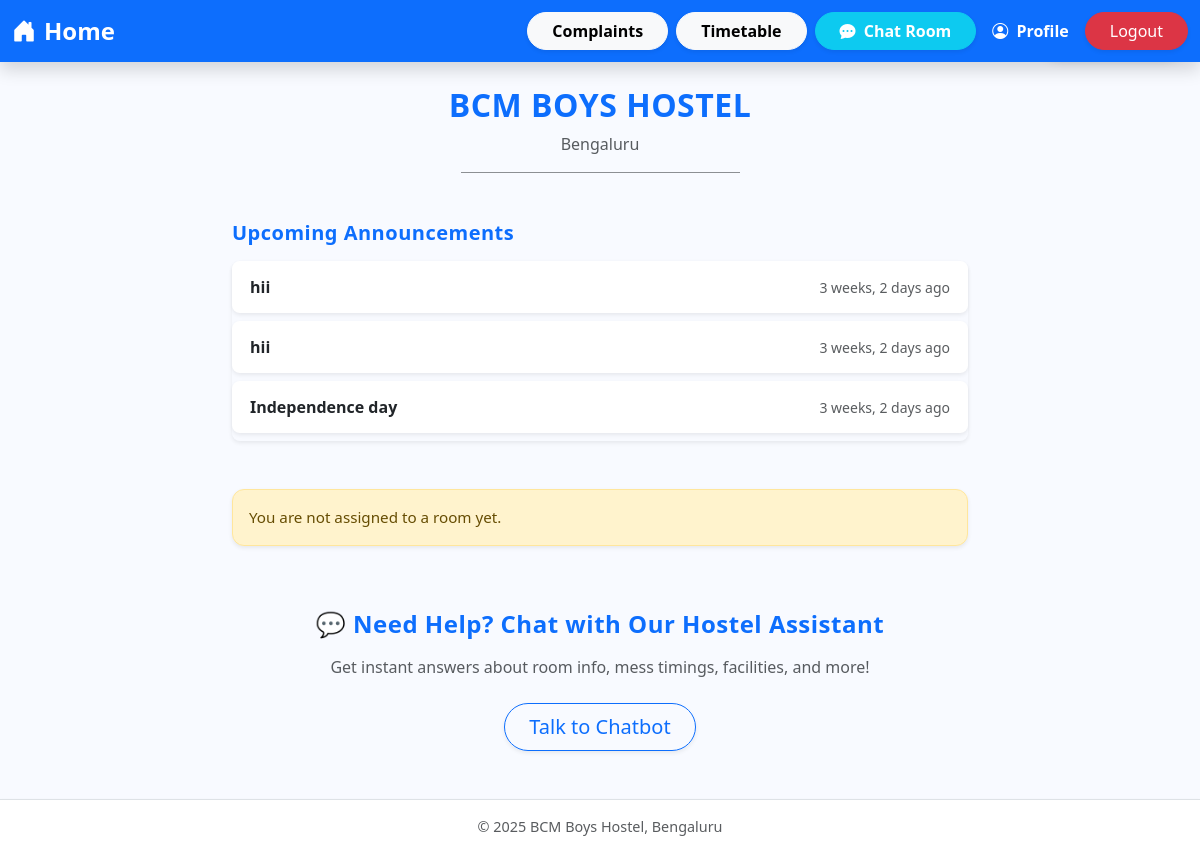
/index (signed in), run on an earlier commit of the app's database.
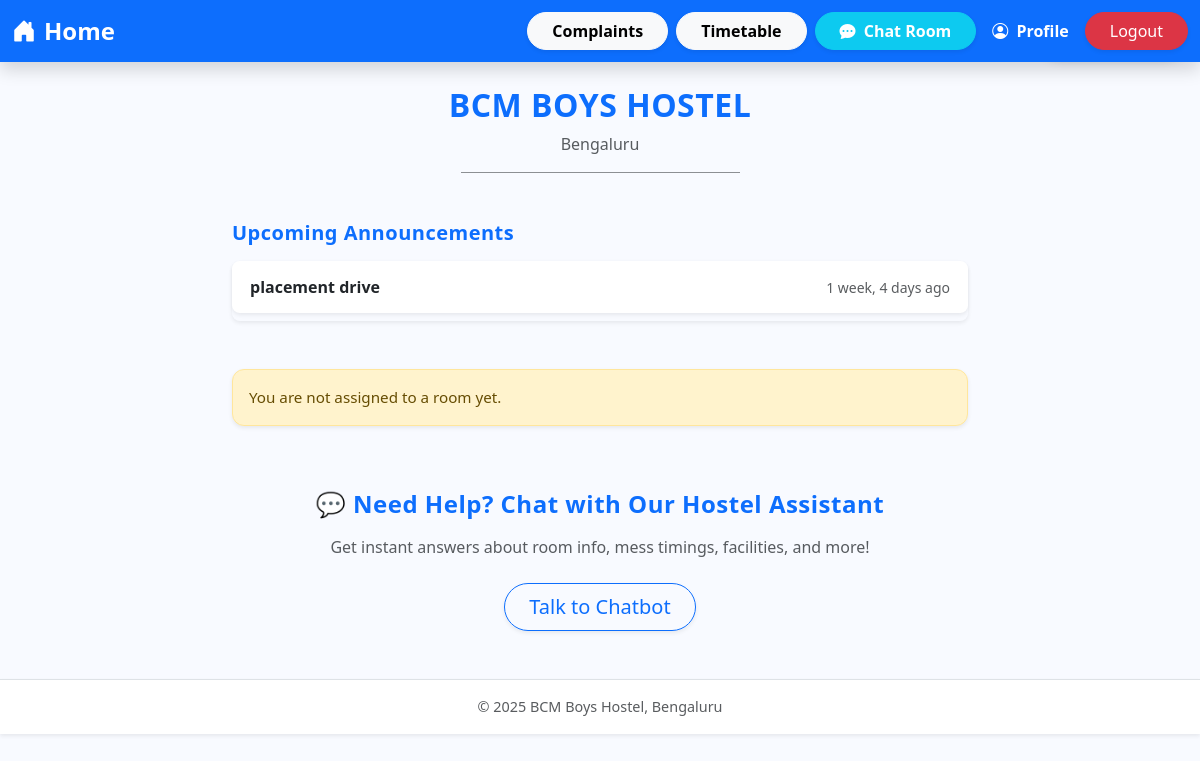
And on a later commit of the database.
### admission/models.py (models this page shows, shortened)
class Announcements(models.Model):
    about = models.CharField(max_length=120)
    body = models.TextField(blank=False, null=True)
    created = models.DateTimeField(auto_now_add=True)
    updated = models.DateTimeField(auto_now=True)
    class Meta:
        ordering = ['-updated', '-created']

### admission/views.py (the view)
# urls.py: path('index',views.index,name='index'),
@login_required
def index(request):
    print("Index view accessed in admission")
    studentcount = Student.objects.count()
    roomcount = Room.objects.count()
    announcements = Announcements.objects.all()[0:3]
    context = {'studentcount':studentcount,'roomcount':roomcount,'announcements':announcements}
    return render(request,'admission/index.html',context)

### admission/templates/admission/index.html (shortened to what this page needs)
{% extends 'base.html' %}
{% load static %}
{% block content %}
<link
  href="https://cdn.jsdelivr.net/npm/bootstrap@5.3.2/dist/css/bootstrap.min.css"
  rel="stylesheet"
/>
<link
  href="https://cdn.jsdelivr.net/npm/aos@2.3.4/dist/aos.css"
  rel="stylesheet"
/>
<div class="container mt-4" data-aos="fade-up" data-aos-duration="800">
  <div class="text-center mb-5">
    <h2 class="fw-bold text-primary">BCM BOYS HOSTEL</h2>
    <p class="text-muted">Bengaluru</p>
    <hr class="w-25 mx-auto opacity-50">
  </div>
  <div class="row mb-5" data-aos="fade-right" data-aos-delay="200">
    <div class="col-md-8 mx-auto">
      <h5 class="mb-3 fw-semibold text-primary">Upcoming Announcements</h5>
      <ul class="list-group shadow-sm rounded-3">
        {% for announcement in announcements %}
        <a href="{% url 'admission:announcement' %}" class="text-decoration-none">
          <li class="list-group-item d-flex justify-content-between align-items-center bg-white rounded-3 mb-2 shadow-sm">
            <div class="text-dark fw-semibold">{{ announcement.about }}</div>
            <small class="text-muted">{{ announcement.created|timesince }} ago</small>
          </li>
        </a>
        {% empty %}
        <li class="list-group-item text-muted">No upcoming announcements.</li>
        {% endfor %}
      </ul>
    </div>
  </div>
  {% if request.user.is_superuser %}
  <div class="row mb-5" data-aos="fade-up" data-aos-delay="300">
    <div class="col-md-12">
      <h5 class="mb-4 fw-semibold text-primary">Statistics Overview</h5>
      <div class="row g-4">
        <div class="col-md-6">
          <a href="{% url 'admission:viewstudents' %}" class="text-decoration-none">
            <div class="card shadow h-100 hover-shadow">
              <div class="card-header bg-primary text-white text-center fs-5">
                Total Students
              </div>
              <div class="card-body text-center">
                <h2 class="card-title fw-bold">{{ studentcount }}</h2>
                <p class="card-text text-muted">Registered Students</p>
              </div>
            </div>
          </a>
        </div>
        <div class="col-md-6">
          <a href="{% url 'hostel:index' %}" class="text-decoration-none">
            <div class="card shadow h-100 hover-shadow" data-aos-delay="100">
              <div class="card-header bg-success text-white text-center fs-5">
                Total Rooms
              </div>
              <div class="card-body text-center">
                <h2 class="card-title fw-bold">{{ roomcount }}</h2>
                <p class="card-text text-muted">Available Rooms</p>
              </div>
            </div>
          </a>
        </div>
      </div>
    </div>
  </div>
  {% else %}
  <div class="row mt-4" data-aos="fade-up" data-aos-delay="300">
    <div class="col-md-8 mx-auto">
      {% if request.user.is_authenticated and request.user.student.room %}
      <div class="alert alert-info shadow-sm" role="alert">
        You are assigned to Room Number: <strong>{{ request.user.student.room.room_number }}</strong>
      </div>
      {% else %}
      <div class="alert alert-warning shadow-sm" role="alert">
        You are not assigned to a room yet.
      </div>
      {% endif %}
    </div>
  </div>
  {% endif %}
</div>
<div class="row my-5" data-aos="fade-up" data-aos-delay="200">
  <div class="col-md-8 mx-auto text-center">
    <h4 class="fw-bold text-primary mb-3">💬 Need Help? Chat with Our Hostel Assistant</h4>
    <p class="text-muted mb-4">Get instant answers about room info, mess timings, facilities, and more!</p>
    <a href="{% url 'chatbot_home' %}" class="btn btn-outline-primary btn-lg shadow-sm px-4 py-2">
      Talk to Chatbot
    </a>
  </div>
</div>
<footer class="bg-white text-center py-3 mt-5 shadow-sm border-top">
  <p class="mb-0 text-muted">&copy; {{ year|default:"2025" }} BCM Boys Hostel, Bengaluru</p>
</footer>
{% endblock content %}

What changed in the data, as far as the page shows it:
removed Announcements: about "hii", created "3 weeks, 2 days"
removed Announcements: about "hii", created "3 weeks, 2 days"
removed Announcements: about "Independence day", created "3 weeks, 2 days"
added Announcements: about "placement drive", created "1 week, 4 days"
